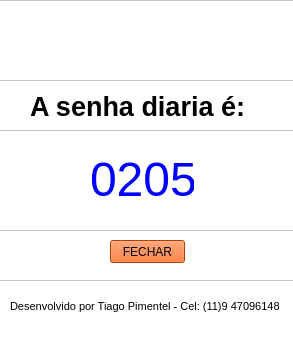
<?xml version="1.0" encoding="UTF-8"?>
<ui version="4.0">
 <class>mainWindow</class>
 <widget class="QMainWindow" name="mainWindow">
  <property name="geometry">
   <rect>
    <x>0</x>
    <y>0</y>
    <width>293</width>
    <height>344</height>
   </rect>
  </property>
  <property name="windowTitle">
   <string>Programa - Senha Diaria Linx NO3</string>
  </property>
  <property name="styleSheet">
   <string notr="true">color: rgb(255, 255, 255);
background-color: rgb(255, 255, 255);</string>
  </property>
  <property name="windowFilePath">
   <string/>
  </property>
  <widget class="QWidget" name="centralwidget">
   <widget class="QFrame" name="frame">
    <property name="geometry">
     <rect>
      <x>-10</x>
      <y>0</y>
      <width>311</width>
      <height>81</height>
     </rect>
    </property>
    <property name="styleSheet">
     <string notr="true">image: url(:/logo/no3.png);</string>
    </property>
    <property name="frameShape">
     <enum>QFrame::StyledPanel</enum>
    </property>
    <property name="frameShadow">
     <enum>QFrame::Raised</enum>
    </property>
   </widget>
   <widget class="QFrame" name="frame_2">
    <property name="geometry">
     <rect>
      <x>-10</x>
      <y>80</y>
      <width>311</width>
      <height>51</height>
     </rect>
    </property>
    <property name="frameShape">
     <enum>QFrame::StyledPanel</enum>
    </property>
    <property name="frameShadow">
     <enum>QFrame::Raised</enum>
    </property>
    <widget class="QLabel" name="label">
     <property name="geometry">
      <rect>
       <x>40</x>
       <y>10</y>
       <width>225</width>
       <height>33</height>
      </rect>
     </property>
     <property name="font">
      <font>
       <pointsize>20</pointsize>
       <weight>75</weight>
       <bold>true</bold>
      </font>
     </property>
     <property name="styleSheet">
      <string notr="true">color: rgb(0, 0, 0);
</string>
     </property>
     <property name="text">
      <string>A senha diaria é:</string>
     </property>
    </widget>
   </widget>
   <widget class="QFrame" name="frame_3">
    <property name="geometry">
     <rect>
      <x>-10</x>
      <y>130</y>
      <width>311</width>
      <height>101</height>
     </rect>
    </property>
    <property name="frameShape">
     <enum>QFrame::StyledPanel</enum>
    </property>
    <property name="frameShadow">
     <enum>QFrame::Raised</enum>
    </property>
    <widget class="QLabel" name="textbox_senha">
     <property name="geometry">
      <rect>
       <x>100</x>
       <y>20</y>
       <width>104</width>
       <height>58</height>
      </rect>
     </property>
     <property name="font">
      <font>
       <family>MS Shell Dlg 2</family>
       <pointsize>36</pointsize>
       <weight>9</weight>
       <italic>false</italic>
       <bold>false</bold>
      </font>
     </property>
     <property name="styleSheet">
      <string notr="true">color: rgb(0, 0, 255);
font: 75 36pt &quot;MS Shell Dlg 2&quot;;</string>
     </property>
     <property name="text">
      <string>0205</string>
     </property>
     <property name="textFormat">
      <enum>Qt::AutoText</enum>
     </property>
     <property name="scaledContents">
      <bool>false</bool>
     </property>
     <property name="wordWrap">
      <bool>false</bool>
     </property>
     <property name="openExternalLinks">
      <bool>false</bool>
     </property>
    </widget>
   </widget>
   <widget class="QFrame" name="frame_4">
    <property name="geometry">
     <rect>
      <x>-10</x>
      <y>230</y>
      <width>311</width>
      <height>51</height>
     </rect>
    </property>
    <property name="frameShape">
     <enum>QFrame::StyledPanel</enum>
    </property>
    <property name="frameShadow">
     <enum>QFrame::Raised</enum>
    </property>
    <widget class="QPushButton" name="botao_sair">
     <property name="geometry">
      <rect>
       <x>120</x>
       <y>10</y>
       <width>75</width>
       <height>23</height>
      </rect>
     </property>
     <property name="sizePolicy">
      <sizepolicy hsizetype="Minimum" vsizetype="Fixed">
       <horstretch>0</horstretch>
       <verstretch>0</verstretch>
      </sizepolicy>
     </property>
     <property name="cursor">
      <cursorShape>PointingHandCursor</cursorShape>
     </property>
     <property name="styleSheet">
      <string notr="true">font: 75 10pt &quot;MS Shell Dlg 2&quot;;
background-color: rgb(255, 85, 0);
border-bottom-color: rgb(255, 85, 0);
border-top-color: rgb(255, 85, 0);
border-color: rgb(255, 85, 0);
border-color: rgb(0, 0, 0);
color: rgb(0, 0, 0);</string>
     </property>
     <property name="text">
      <string>FECHAR</string>
     </property>
    </widget>
   </widget>
   <widget class="QFrame" name="frame_5">
    <property name="geometry">
     <rect>
      <x>-10</x>
      <y>280</y>
      <width>311</width>
      <height>51</height>
     </rect>
    </property>
    <property name="frameShape">
     <enum>QFrame::StyledPanel</enum>
    </property>
    <property name="frameShadow">
     <enum>QFrame::Raised</enum>
    </property>
    <widget class="QLabel" name="label_2">
     <property name="geometry">
      <rect>
       <x>20</x>
       <y>10</y>
       <width>271</width>
       <height>33</height>
      </rect>
     </property>
     <property name="font">
      <font>
       <family>MS Shell Dlg 2</family>
       <pointsize>8</pointsize>
       <weight>50</weight>
       <italic>false</italic>
       <bold>false</bold>
      </font>
     </property>
     <property name="styleSheet">
      <string notr="true">color: rgb(0, 0, 0);
font: 8pt &quot;MS Shell Dlg 2&quot;;
</string>
     </property>
     <property name="text">
      <string>Desenvolvido por Tiago Pimentel - Cel: (11)9 47096148</string>
     </property>
    </widget>
   </widget>
  </widget>
  <widget class="QStatusBar" name="statusbar"/>
 </widget>
 <resources>
  <include location="logo.qrc"/>
 </resources>
 <connections>
  <connection>
   <sender>botao_sair</sender>
   <signal>clicked()</signal>
   <receiver>mainWindow</receiver>
   <slot>close()</slot>
   <hints>
    <hint type="sourcelabel">
     <x>147</x>
     <y>251</y>
    </hint>
    <hint type="destinationlabel">
     <x>146</x>
     <y>171</y>
    </hint>
   </hints>
  </connection>
 </connections>
</ui>
